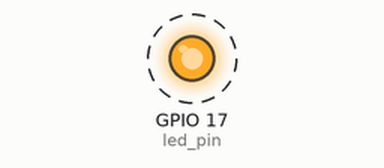
The program below on a simulated Raspberry Pi (BCM pin numbers). Parts: output pins drawn as LEDs (lit = HIGH). Dashed ring = blinking.

Above: at 0.5 s.
Timing chart, 0 to 4.6 s (numbered marks = the images above):
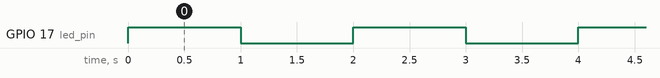

Measured:
- by itself, GPIO 17 (led_pin): alternates HIGH for 1.0 s and LOW for 1.0 s

The program:

app.py
```python
import RPi.GPIO as GPIO
import time
GPIO.setmode(GPIO.BCM)
led_pin = 17
GPIO.setup(led_pin, GPIO.OUT)

while(True):
    GPIO.output(led_pin, GPIO.HIGH)
    time.sleep(1)
    GPIO.output(led_pin, GPIO.LOW)
    time.sleep(1)
```
